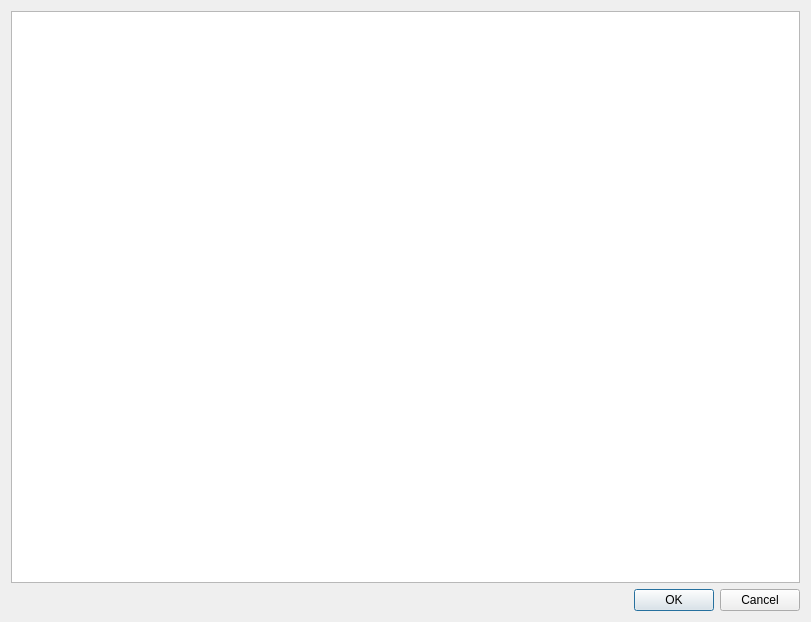
<?xml version="1.0" encoding="UTF-8"?>
<ui version="4.0">
 <class>OverrideUI</class>
 <widget class="QDialog" name="OverrideUI">
  <property name="windowModality">
   <enum>Qt::ApplicationModal</enum>
  </property>
  <property name="geometry">
   <rect>
    <x>0</x>
    <y>0</y>
    <width>811</width>
    <height>622</height>
   </rect>
  </property>
  <property name="windowTitle">
   <string>Add Override</string>
  </property>
  <property name="modal">
   <bool>true</bool>
  </property>
  <layout class="QGridLayout" name="gridLayout">
   <item row="1" column="0">
    <widget class="QDialogButtonBox" name="buttonBox">
     <property name="orientation">
      <enum>Qt::Horizontal</enum>
     </property>
     <property name="standardButtons">
      <set>QDialogButtonBox::Cancel|QDialogButtonBox::Ok</set>
     </property>
     <property name="centerButtons">
      <bool>false</bool>
     </property>
    </widget>
   </item>
   <item row="0" column="0">
    <widget class="QListWidget" name="listWidget">
     <property name="frameShape">
      <enum>QFrame::StyledPanel</enum>
     </property>
     <property name="frameShadow">
      <enum>QFrame::Raised</enum>
     </property>
     <property name="defaultDropAction">
      <enum>Qt::IgnoreAction</enum>
     </property>
     <property name="alternatingRowColors">
      <bool>true</bool>
     </property>
     <property name="selectionMode">
      <enum>QAbstractItemView::MultiSelection</enum>
     </property>
     <property name="viewMode">
      <enum>QListView::ListMode</enum>
     </property>
     <property name="selectionRectVisible">
      <bool>true</bool>
     </property>
     <property name="sortingEnabled">
      <bool>true</bool>
     </property>
    </widget>
   </item>
  </layout>
 </widget>
 <resources/>
 <connections>
  <connection>
   <sender>buttonBox</sender>
   <signal>accepted()</signal>
   <receiver>OverrideUI</receiver>
   <slot>accept()</slot>
   <hints>
    <hint type="sourcelabel">
     <x>248</x>
     <y>254</y>
    </hint>
    <hint type="destinationlabel">
     <x>157</x>
     <y>274</y>
    </hint>
   </hints>
  </connection>
  <connection>
   <sender>buttonBox</sender>
   <signal>rejected()</signal>
   <receiver>OverrideUI</receiver>
   <slot>reject()</slot>
   <hints>
    <hint type="sourcelabel">
     <x>316</x>
     <y>260</y>
    </hint>
    <hint type="destinationlabel">
     <x>286</x>
     <y>274</y>
    </hint>
   </hints>
  </connection>
 </connections>
</ui>
